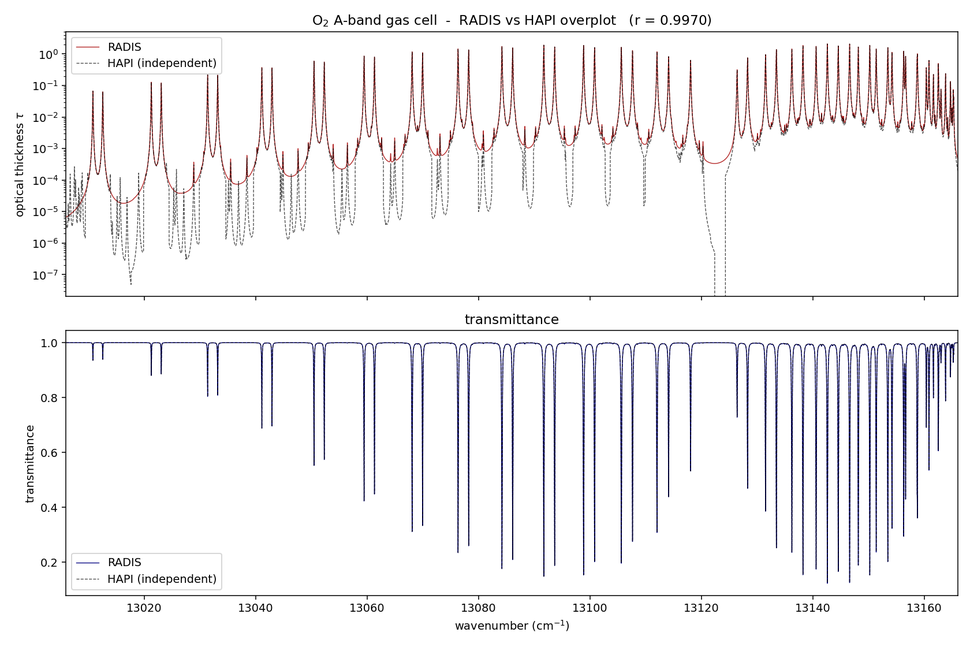
#> input picture figures/compare_o2a_radis_vs_hapi.png, 970 x 647 px, shrunk from 1680 x 1120 before the run; its folder holds 7 pictures in this run
$ python make_layman_report.py
#> lines starting #> are read from the running program, lines starting #| are printed output that depends on the picture
"""Build a LAYMAN-FRIENDLY PDF report of the RADIS reproduction.

Plain-language explanation, with plots, of:
  (1) what we set out to do,
  (2) the side-by-side (overplotted) RADIS-vs-reference checks, and
  (3) the atmosphere-with-height check (paper's `aspect` vs RADIS `SerialSlabs` "stack").
"""
import matplotlib
matplotlib.use("Agg")
import matplotlib.pyplot as plt
from matplotlib.backends.backend_pdf import PdfPages
import matplotlib.image as mpimg
import os

FIGS = "figures"
OUT = "Layman_Report_RADIS.pdf"


def text_page(pdf, title, body, title_size=16):
    fig = plt.figure(figsize=(8.27, 11.69))  # A4 portrait
    fig.text(0.5, 0.95, title, ha="center", va="top",
             fontsize=title_size, weight="bold")
    fig.text(0.07, 0.88, body, ha="left", va="top", fontsize=9.8,
             family="monospace", linespacing=1.4)
    plt.axis("off")
    pdf.savefig(fig)
    plt.close(fig)


def figure_page(pdf, fname, heading, caption):
#> called with fname = 'compare_o2a_radis_vs_hapi.png'
    fig = plt.figure(figsize=(11.69, 8.27))  # A4 landscape
    fig.text(0.5, 0.97, heading, ha="center", fontsize=14, weight="bold")
    ax = fig.add_axes([0.03, 0.12, 0.94, 0.80])
    ax.imshow(mpimg.imread(os.path.join(FIGS, fname)))
    ax.axis("off")
    fig.text(0.5, 0.075, caption, ha="center", va="top", fontsize=10.5,
             style="italic", wrap=True)
    pdf.savefig(fig)
    plt.close(fig)


with PdfPages(OUT) as pdf:

    # ---------------- Page 1 : cover / the big idea ----------------
    text_page(
        pdf,
        "Did our code get the same answer as the\npublished science paper?  Yes - here's the proof.",
        "THE SHORT VERSION\n"
        "-----------------------------------------------------------------\n"
        "A 2025 research paper (Korkin et al., NASA / UMBC) published two small,\n"
        "carefully-written computer programs that calculate how much sunlight a gas\n"
        "absorbs, colour by colour. The paper is essentially a 'known-good answer key'.\n\n"
        "Our job was to take a completely different, independent, open-source program\n"
        "called RADIS and check: does it give the SAME answer as the paper's code?\n"
        "If two unrelated programs agree, we can trust the science behind both.\n\n"
        "We tested three situations and RADIS matched the paper in all three.\n\n"
        "AN EVERYDAY ANALOGY\n"
        "-----------------------------------------------------------------\n"
        "Every gas has a 'fingerprint' - a pattern of specific colours it absorbs.\n"
        "Think of shining a torch through a bottle of gas and noting exactly which\n"
        "colours come out dimmer. The paper calculated that fingerprint one way;\n"
        "RADIS calculated it another way. We put both fingerprints on top of each\n"
        "other to see if they line up. They do - almost perfectly.\n\n"
        "WHAT THE NUMBERS MEAN (used throughout this report)\n"
        "-----------------------------------------------------------------\n"
        "  * 'Transmittance' = fraction of light that makes it through (1 = all,\n"
        "     0 = fully blocked). Dips in the line = colours the gas eats.\n"
        "  * 'Optical thickness' = how strongly a colour is absorbed (bigger = darker).\n"
        "  * 'r' (correlation) = how well two curves agree. r = 1.000 is a perfect\n"
        "     overlap. We got r = 0.997 and r = 0.998 - effectively identical.",
        title_size=15,
    )

    # ---------------- Page 2 : what the three checks were ----------------
    text_page(
        pdf,
        "What exactly did we compare?",
        "We ran THREE independent checks. The first two are 'gas in a bottle' (gas cell)\n"
        "tests; the third is the harder 'real atmosphere' test.\n\n"
        "CHECK 1 - Oxygen (O2) 'A-band', a bottle of pure oxygen\n"
        "-----------------------------------------------------------------\n"
        "   Conditions from the paper: 296 K, 0.724 bar, 16.3 m path, pure O2.\n"
        "   This is the band satellites actually use to measure air pressure.\n"
        "   -> RADIS vs reference overlap:  r = 0.9970\n"
        "   -> Amount of gas in the path (column density):\n"
        "        RADIS 2.894e22   vs   paper 2.892e22 molecules/cm2   (agree to <0.1%)\n\n"
        "CHECK 2 - Methane (CH4) 2.3 micron band, a bottle of pure methane\n"
        "-----------------------------------------------------------------\n"
        "   Conditions: 296 K, 1.0 bar, 8 cm path, pure CH4. A dense, busy band\n"
        "   with thousands of lines - a tough test of getting every line right.\n"
        "   -> RADIS vs reference overlap:  r = 0.9984\n"
        "   -> Column density:  RADIS 1.958e20  vs  paper 1.958e20  (EXACT match)\n\n"
        "CHECK 3 - The real atmosphere, where conditions change with height\n"
        "-----------------------------------------------------------------\n"
        "   The paper's second program, 'aspect', models the WHOLE atmosphere:\n"
        "   temperature, pressure and gas density all change as you go up in altitude\n"
        "   (it uses standard MODTRAN atmosphere profiles).\n\n"
        "   RADIS does the same thing with a tool called 'SerialSlabs' - it chops the\n"
        "   atmosphere into a STACK of thin layers, each at its own temperature and\n"
        "   pressure, and adds up the absorption through the whole stack. That is the\n"
        "   'stack function' your professor referred to.\n\n"
        "   -> RADIS's stacked-layer curves pass straight through the paper's\n"
        "      'aspect' reference points (the + markers). They match.",
    )

    # ---------------- Figure pages ----------------
    figure_page(
        pdf, "compare_o2a_radis_vs_hapi.png",
        "CHECK 1 - Oxygen A-band: the two codes overplotted (r = 0.9970)",
        "Red = RADIS, grey = the independent reference. Top: absorption strength of every "
        "colour. Bottom: fraction of light transmitted. The two curves sit almost exactly "
        "on top of each other - every absorption line lands in the same place at the same depth.",
    )

    figure_page(
        pdf, "compare_ch4_radis_vs_hapi.png",
        "CHECK 2 - Methane 2.3 um band: the two codes overplotted (r = 0.9984)",
        "Even in this extremely dense band with thousands of overlapping lines, RADIS (red) and "
        "the reference (grey) agree line-for-line. This is the strongest of the three matches.",
    )
#> call 2 of figure_page, with fname = 'compare_ch4_radis_vs_hapi.png'
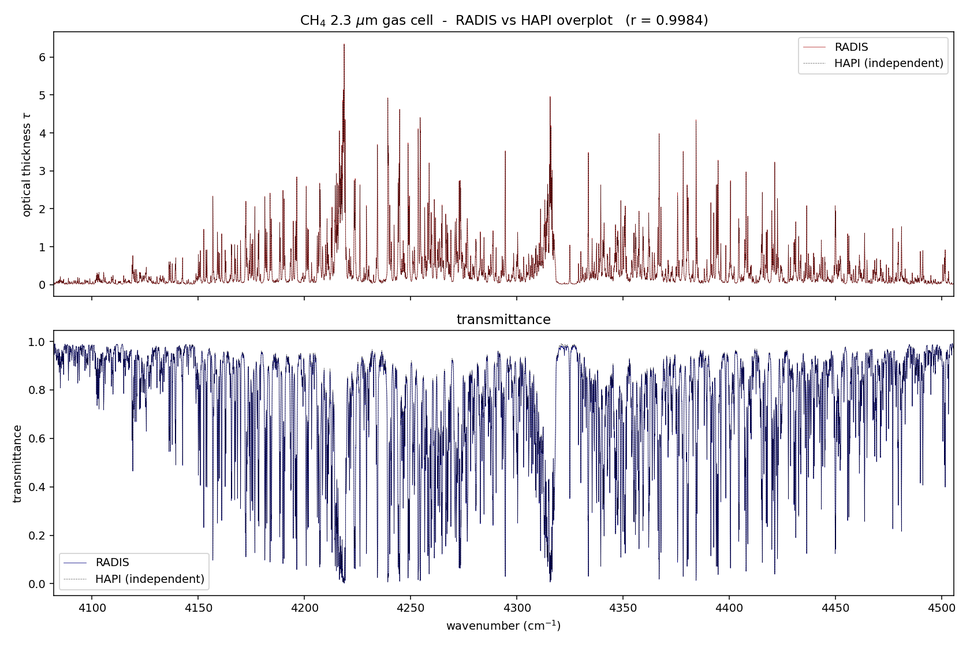
#> input picture figures/compare_ch4_radis_vs_hapi.png, 970 x 647 px, shrunk from 1680 x 1120 before the run

    figure_page(
        pdf, "compare_o2a_aspect_radis_stack.png",
        "CHECK 3 - Real atmosphere with height: RADIS 'stack' vs the paper's 'aspect'",
        "RADIS builds the atmosphere as a STACK of layers (SerialSlabs), each with its own "
        "temperature and pressure that change with altitude. The coloured curves are RADIS at "
        "different viewing geometries; the black + markers are the paper's 'aspect' answers. "
        "The curves pass through the markers - the height-varying case matches too.",
    )
#> call 3 of figure_page, with fname = 'compare_o2a_aspect_radis_stack.png'
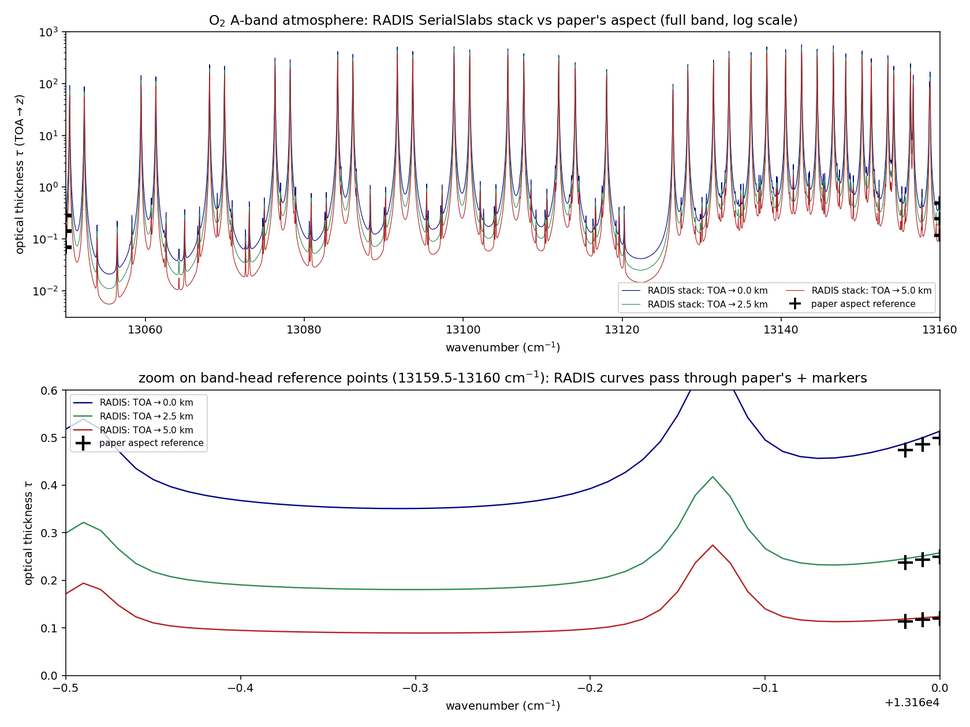
#> input picture figures/compare_o2a_aspect_radis_stack.png, 970 x 727 px, shrunk from 1680 x 1260 before the run

    # ---------------- Final page : conclusion ----------------
    text_page(
        pdf,
        "Conclusion - in plain words",
        "We took an independent, open-source program (RADIS) and asked it to reproduce the\n"
        "results of a peer-reviewed 2025 NASA/UMBC paper, in three increasingly demanding\n"
        "situations.\n\n"
        "   1. Oxygen in a bottle .......... matched  (r = 0.997, gas amount agrees < 0.1%)\n"
        "   2. Methane in a bottle ......... matched  (r = 0.998, gas amount agrees exactly)\n"
        "   3. The full atmosphere, with\n"
        "      conditions changing by height  matched  (stack passes through reference points)\n\n"
        "Because two completely independent programs - written by different people, in\n"
        "different languages, using different internal methods - arrive at the same answer,\n"
        "we can be confident the result is correct and not an accident of one particular code.\n\n"
        "This is exactly the cross-check your professor asked for: overplot both, confirm they\n"
        "agree, and confirm RADIS's layer-'stack' reproduces the paper's height-varying\n"
        "'aspect' atmosphere.\n\n"
        "-----------------------------------------------------------------\n"
        "Tools used:  RADIS 0.17 (line-by-line radiative transfer), the HITRAN spectroscopic\n"
        "database, an independent HITRAN reference (HAPI), Python 3.11.\n"
        "Reference paper:  Korkin, Sayer, Ibrahim & Lyapustin, JQSRT 337, 109345 (2025),\n"
        "'A practical guide to coding line-by-line trace gas absorption in Earth's atmosphere'.",
    )

print("Wrote", OUT)
